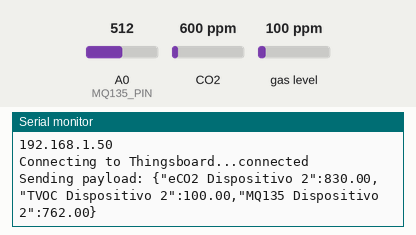
Bench run of a sketch on a simulated ESP8266 (NodeMCU). On the bench: the last lines printed to the serial monitor. Inputs (shaded band) come from the test bench; at power-on: CO2 600 ppm, A0 (MQ135_PIN) = 512, gas level 100 ppm. WiFi joins after 1.5 s; servers stay silent unless stated; no MQTT or app messages arrive unless stated.

Above: at 3.2 s.
3.3 s: CO2 set to 452 ppm
At 5.4 s:
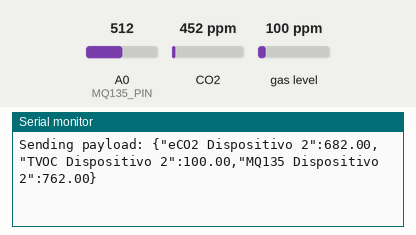
6.0 s: A0 (MQ135_PIN) set to 716
At 7.2 s:
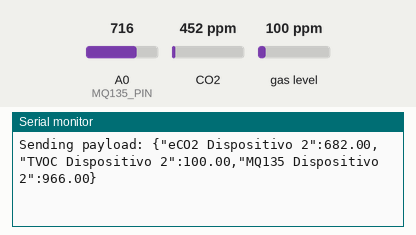
8.7 s: gas level set to 20 ppm
At 10.6 s:
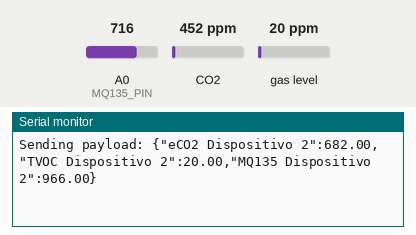
11.4 s: A0 (MQ135_PIN) set to 900
At 13.5 s:
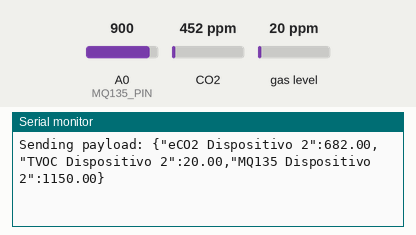
14.1 s: CO2 set to 1050 ppm
At 15.2 s:
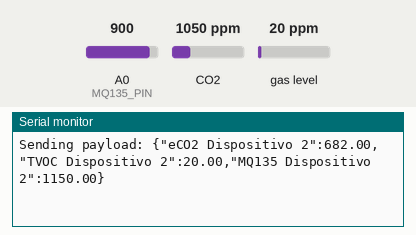
Timing chart, 0 to 17.1 s (numbered marks = the images above; inputs shaded):
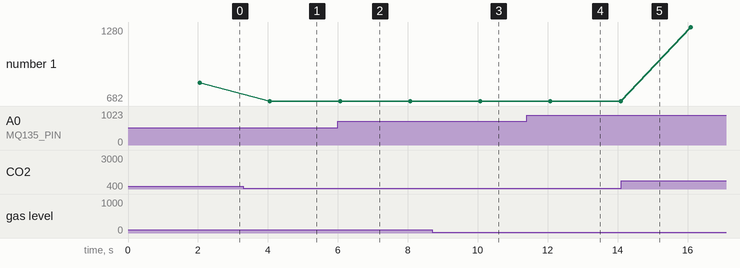

Measured:
- after the input at 3.3 s, the serial monitor: prints a new line after 0.76 s (image 1)
- after the input at 6.0 s, the serial monitor: prints a new line after 0.07 s (image 2)
- after the input at 8.7 s, the serial monitor: prints a new line after 1.4 s (image 3)
- after the input at 11.4 s, the serial monitor: prints a new line after 0.68 s (image 4)
- plotted number 1: 830 → 682 after the input at 3.3 s, 682 → 1280 after the input at 14.1 s

The sketch:

Red_de_telemetria.ino
```cpp
//Proyecto estadía
#include <ESP8266WiFi.h>
#include <PubSubClient.h>
#include <Wire.h>
#include <Adafruit_SGP30.h>

// Definir credenciales WiFi
const char* ssid = "UTEZ";
const char* password = "";

// Definir credenciales de ThingsBoard
const char* thingsboardServer = "thingsboard.utez.edu.mx";
  const char* accessToken = "Knid6DSDUtISvhASAWj6";

// Pines y variables para el sensor MQ135
#define MQ135_PIN A0
float mq135Value = 0;

Adafruit_SGP30 sgp;
WiFiClient wifiClient;
PubSubClient client(wifiClient);

void setup() {
  Serial.begin(115200);

  if (!sgp.begin()) {
    Serial.println("Sensor SGP30 no encontrado :(");
    while (1);
  }

  // El sensor necesita 15 segundos de calentamiento antes de dar lecturas correctas
  delay(500);

  connectWiFi();
  client.setServer(thingsboardServer, 1883);
  connectThingsboard();
}

void loop() {
  if (!client.connected()) {
    connectThingsboard();
  }
  client.loop();

  if (!sgp.IAQmeasure()) {
    Serial.println("Error leyendo el sensor SGP30");
    return;
  }

  if (!sgp.IAQmeasureRaw()) {
    Serial.println("Error leyendo datos crudos del sensor SGP30");
    return;
  }

  float CO2 = sgp.eCO2;
  float TVOC = sgp.TVOC;

  // Leer el valor del sensor MQ135
  mq135Value = analogRead(MQ135_PIN);

  String payload = "{";
  payload += "\"eCO2 Dispositivo 2\":"; payload += CO2+230; payload += ",";
  payload += "\"TVOC Dispositivo 2\":"; payload += TVOC; payload += ",";
  payload += "\"MQ135 Dispositivo 2\":"; payload += mq135Value+250;
  payload += "}";

  Serial.print("Sending payload: ");
  Serial.println(payload);

  client.publish("v1/devices/me/telemetry", (char*) payload.c_str());

  delay(2000); // Publicar datos cada 60 segundos
}

void connectWiFi() {
  Serial.println();
  Serial.print("Connecting to ");
  Serial.println(ssid);

  WiFi.begin(ssid, password);

  while (WiFi.status() != WL_CONNECTED) {
    delay(500);
    Serial.print(".");
  }

  Serial.println("");
  Serial.println("WiFi connected");
  Serial.println("IP address: ");
  Serial.println(WiFi.localIP());
}

void connectThingsboard() {
  while (!client.connected()) {
    Serial.print("Connecting to Thingsboard...");
    if (client.connect("ESP8266", accessToken, NULL)) {
      Serial.println("connected");
    } else {
      Serial.print("failed, rc=");
      Serial.print(client.state());
      Serial.println(" try again in 5 seconds");
      delay(5000);
    }
  }
}
```
